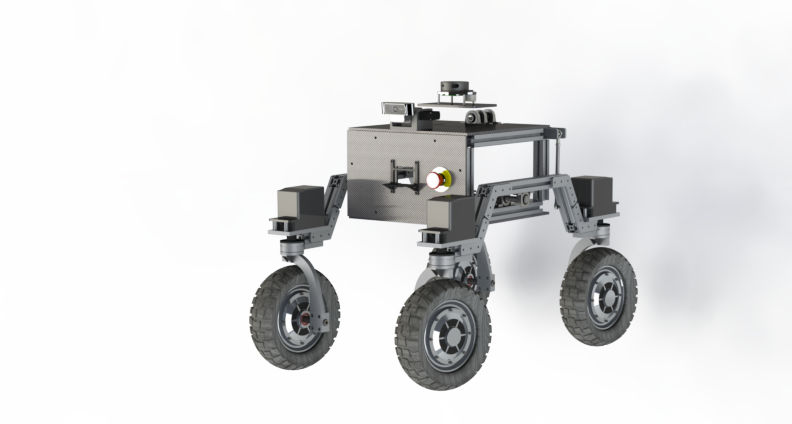
#> input picture vision/robot.png, 792 x 424 px
$ python prueba.py
#> lines starting #> are read from the running program, lines starting #| are printed output that depends on the picture
from PIL import Image

filename = "robot.png"

image = Image.open(filename)
#> image is the input picture: PIL image 792x424 RGBA; mean R, G, B, A 197.2, 198.2, 200.6, 65.5

new_image = image.rotate(180)
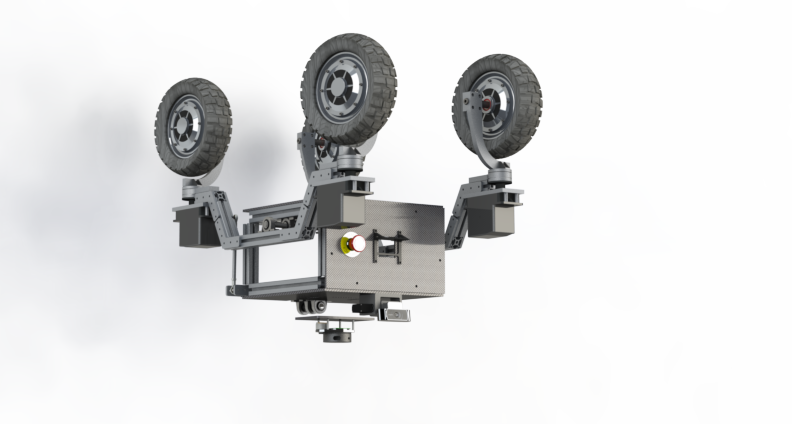
#> new_image: PIL image 792x424 RGBA; mean R, G, B, A 197.2, 198.2, 200.6, 65.5; transparent parts drawn white

new_image.show()
